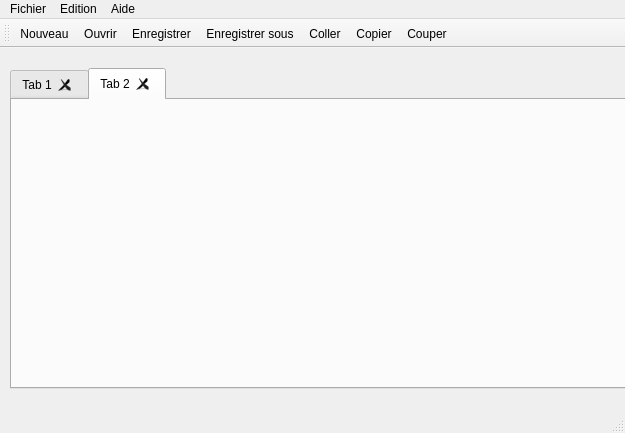
<?xml version="1.0" encoding="UTF-8"?>
<ui version="4.0">
 <class>MainWindow</class>
 <widget class="QMainWindow" name="MainWindow">
  <property name="geometry">
   <rect>
    <x>0</x>
    <y>0</y>
    <width>625</width>
    <height>433</height>
   </rect>
  </property>
  <property name="windowTitle">
   <string>MainWindow</string>
  </property>
  <widget class="QWidget" name="centralWidget">
   <widget class="QTabWidget" name="tabWidget">
    <property name="geometry">
     <rect>
      <x>10</x>
      <y>20</y>
      <width>621</width>
      <height>321</height>
     </rect>
    </property>
    <property name="currentIndex">
     <number>1</number>
    </property>
    <property name="tabsClosable">
     <bool>true</bool>
    </property>
    <property name="movable">
     <bool>true</bool>
    </property>
    <widget class="DocWidget" name="tab">
     <property name="toolTip">
      <string>&lt;html&gt;&lt;head/&gt;&lt;body&gt;&lt;p&gt;&lt;br/&gt;sclkqscncolsncoqsidzadzadzadz&lt;span style=&quot; color:#d7b4ff;&quot;&gt;zdzdaddazdzadzazda&lt;/span&gt;&lt;/p&gt;&lt;/body&gt;&lt;/html&gt;</string>
     </property>
     <attribute name="title">
      <string>Tab 1</string>
     </attribute>
    </widget>
    <widget class="DocWidget" name="tab_2">
     <attribute name="title">
      <string>Tab 2</string>
     </attribute>
    </widget>
   </widget>
  </widget>
  <widget class="QMenuBar" name="menuBar">
   <property name="geometry">
    <rect>
     <x>0</x>
     <y>0</y>
     <width>625</width>
     <height>25</height>
    </rect>
   </property>
   <widget class="QMenu" name="menuFichier">
    <property name="title">
     <string>Fichier</string>
    </property>
    <addaction name="actionNouveau"/>
    <addaction name="actionOuvrir"/>
    <addaction name="actionEnreg"/>
    <addaction name="actionEnregistrer_sous"/>
   </widget>
   <widget class="QMenu" name="menuEdition">
    <property name="title">
     <string>Edition</string>
    </property>
    <addaction name="actionCopier"/>
    <addaction name="actionCouper"/>
    <addaction name="actionColler"/>
   </widget>
   <widget class="QMenu" name="menuAide">
    <property name="title">
     <string>Aide</string>
    </property>
    <addaction name="actionA_propos"/>
   </widget>
   <addaction name="menuFichier"/>
   <addaction name="menuEdition"/>
   <addaction name="menuAide"/>
  </widget>
  <widget class="QToolBar" name="mainToolBar">
   <attribute name="toolBarArea">
    <enum>TopToolBarArea</enum>
   </attribute>
   <attribute name="toolBarBreak">
    <bool>false</bool>
   </attribute>
   <addaction name="actionNouveau"/>
   <addaction name="actionOuvrir"/>
   <addaction name="actionEnreg"/>
   <addaction name="actionEnregistrer_sous"/>
   <addaction name="actionColler"/>
   <addaction name="actionCopier"/>
   <addaction name="actionCouper"/>
  </widget>
  <widget class="QStatusBar" name="statusBar"/>
  <action name="actionNouveau">
   <property name="icon">
    <iconset resource="Resource.qrc">
     <normaloff>:/new/prefix1/nouveau.jpeg</normaloff>
     <normalon>../nouveau.jpeg</normalon>:/new/prefix1/nouveau.jpeg</iconset>
   </property>
   <property name="text">
    <string>Nouveau</string>
   </property>
   <property name="shortcut">
    <string>Ctrl+N</string>
   </property>
  </action>
  <action name="actionOuvrir">
   <property name="icon">
    <iconset>
     <normalon>:/new/prefix1/repertoire.jpeg</normalon>
    </iconset>
   </property>
   <property name="text">
    <string>Ouvrir</string>
   </property>
   <property name="shortcut">
    <string>Ctrl+O</string>
   </property>
  </action>
  <action name="actionEnreg">
   <property name="icon">
    <iconset>
     <normalon>:/new/prefix1/enregistrer.jpeg</normalon>
    </iconset>
   </property>
   <property name="text">
    <string>Enregistrer</string>
   </property>
   <property name="shortcut">
    <string>Ctrl+S</string>
   </property>
  </action>
  <action name="actionEnregistrer_sous">
   <property name="icon">
    <iconset>
     <normalon>:/new/prefix1/enregistrer_sous.jpeg</normalon>
    </iconset>
   </property>
   <property name="text">
    <string>Enregistrer sous</string>
   </property>
   <property name="shortcut">
    <string>Ctrl+Shift+S</string>
   </property>
  </action>
  <action name="actionCopier">
   <property name="icon">
    <iconset>
     <normalon>:/new/prefix1/copier.jpeg</normalon>
    </iconset>
   </property>
   <property name="text">
    <string>Copier</string>
   </property>
   <property name="shortcut">
    <string>Ctrl+C</string>
   </property>
  </action>
  <action name="actionCouper">
   <property name="icon">
    <iconset resource="Resource.qrc">
     <normaloff>:/new/prefix1/couper.jpeg</normaloff>:/new/prefix1/couper.jpeg</iconset>
   </property>
   <property name="text">
    <string>Couper</string>
   </property>
   <property name="shortcut">
    <string>Ctrl+X</string>
   </property>
  </action>
  <action name="actionColler">
   <property name="icon">
    <iconset resource="Resource.qrc">
     <normaloff>:/new/prefix1/coller.jpeg</normaloff>:/new/prefix1/coller.jpeg</iconset>
   </property>
   <property name="text">
    <string>Coller</string>
   </property>
   <property name="shortcut">
    <string>Ctrl+V</string>
   </property>
  </action>
  <action name="actionA_propos">
   <property name="text">
    <string>A propos</string>
   </property>
   <property name="shortcut">
    <string>Ctrl+H</string>
   </property>
  </action>
 </widget>
 <layoutdefault spacing="6" margin="11"/>
 <customwidgets>
  <customwidget>
   <class>DocWidget</class>
   <extends>QWidget</extends>
   <header>docwidget.h</header>
   <container>1</container>
  </customwidget>
 </customwidgets>
 <resources>
  <include location="Resource.qrc"/>
 </resources>
 <connections/>
</ui>
